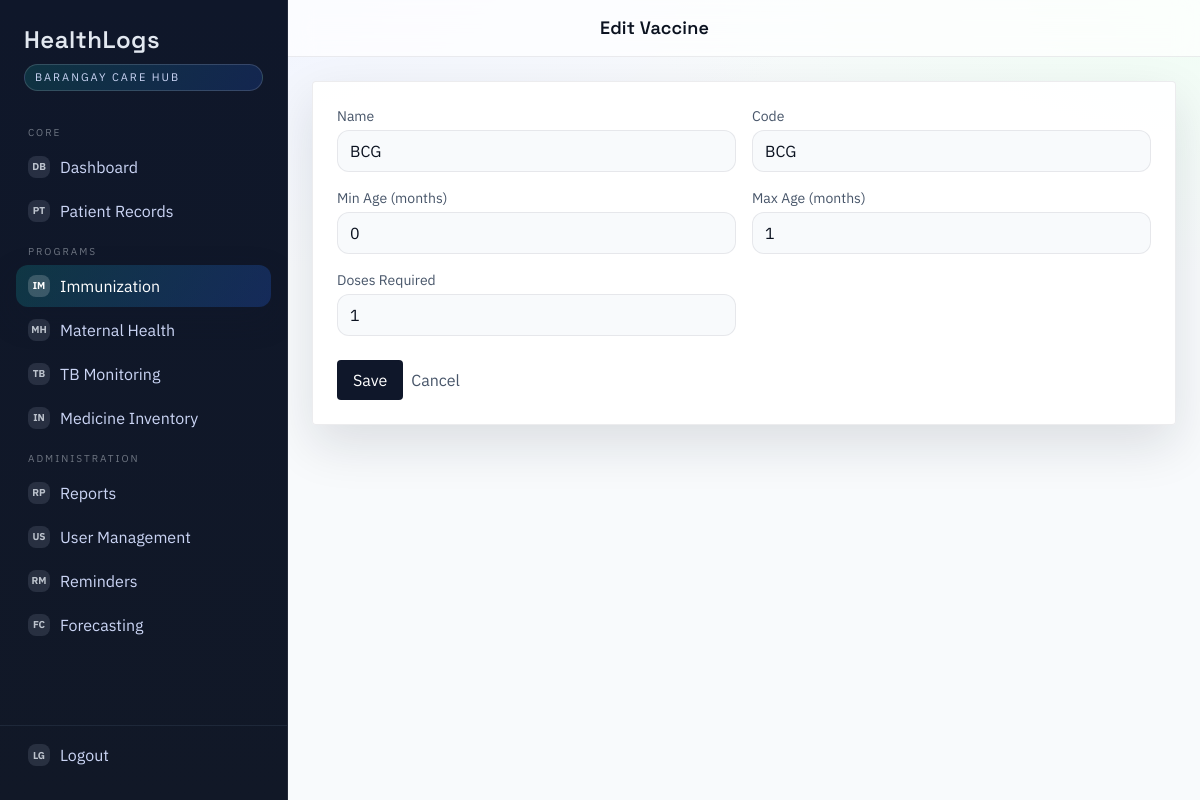
Page /public/immunization/vaccines/form.php?id=1 (signed in) on the committed database.
### tables this page shows
CREATE TABLE vaccines (
  id INT UNSIGNED AUTO_INCREMENT PRIMARY KEY,
  name VARCHAR(120) NOT NULL,
  code VARCHAR(40) NOT NULL UNIQUE,
  recommended_min_age_months INT UNSIGNED NULL,
  recommended_max_age_months INT UNSIGNED NULL,
  doses_required INT UNSIGNED NULL,
  created_at DATETIME NOT NULL DEFAULT CURRENT_TIMESTAMP
);

### app/Core/FlashHelper.php (called while the page is built, shortened)
<?php
if (!function_exists('old')) {
    function old(string $key, $default = '') {
        $value = $_SESSION['old_input'][$key] ?? $default;
        return $value;
    }
}

### public/partials/bootstrap.php (called while the page is built, shortened)
<?php
require_once __DIR__ . '/../../app/Core/FlashHelper.php';
if (!function_exists('h')) {
    function h($value): string {
        return htmlspecialchars((string)$value, ENT_QUOTES, 'UTF-8');
    }
}

### public/immunization/vaccines/form.php (the view, shortened to what this page needs)
<?php
require __DIR__ . '/../../partials/bootstrap.php';
$id = isset($_GET['id']) ? (int)$_GET['id'] : 0;
$rec = null;
if ($id) {
    $stmt = $pdo->prepare("SELECT * FROM vaccines WHERE id = ?");
    $stmt->execute([$id]);
    $rec = $stmt->fetch();
}
require __DIR__ . '/../../partials/header.php';
?>
<div class="bg-white p-6 rounded shadow">
  <form method="post" action="/HealthLogs/public/immunization/vaccines/save.php" class="grid grid-cols-1 md:grid-cols-2 gap-4">
    <div>
      <label class="block text-sm text-slate-600">Name</label>
      <input name="name" required class="mt-1 w-full border rounded px-3 py-2" value="<?= h(old('name', $rec['name'] ?? '')) ?>" />
    </div>
    <div>
      <label class="block text-sm text-slate-600">Code</label>
      <input name="code" required class="mt-1 w-full border rounded px-3 py-2" value="<?= h(old('code', $rec['code'] ?? '')) ?>" />
    </div>
    <div>
      <label class="block text-sm text-slate-600">Min Age (months)</label>
      <input name="recommended_min_age_months" type="number" class="mt-1 w-full border rounded px-3 py-2" value="<?= h(old('recommended_min_age_months', $rec['recommended_min_age_months'] ?? '')) ?>" />
    </div>
    <div>
      <label class="block text-sm text-slate-600">Max Age (months)</label>
      <input name="recommended_max_age_months" type="number" class="mt-1 w-full border rounded px-3 py-2" value="<?= h(old('recommended_max_age_months', $rec['recommended_max_age_months'] ?? '')) ?>" />
    </div>
    <div>
      <label class="block text-sm text-slate-600">Doses Required</label>
      <input name="doses_required" type="number" class="mt-1 w-full border rounded px-3 py-2" value="<?= h(old('doses_required', $rec['doses_required'] ?? '')) ?>" />
    </div>
    <div class="md:col-span-2 flex items-center gap-2 mt-2">
      <button class="bg-slate-900 text-white px-4 py-2 rounded" type="submit">Save</button>
      <a class="text-slate-600" href="/HealthLogs/public/immunization/vaccines/index.php">Cancel</a>
    </div>
  </form>
</div>
<?php require __DIR__ . '/../../partials/footer.php'; ?>

### public/partials/header.php (style rules this page uses)
:root { --bg-1: #eef2ff; --bg-2: #f0fdf4; --ink: #0b1220; --muted: #5b6b82; --accent: #0ea5a4; --accent-2: #2563eb; --card: rgba(255, 255, 255, 0.92); --line: rgba(15, 23, 42, 0.08); --shadow: 0 20px 50px rgba(15, 23, 42, 0.12); }
html, body { height: 100%; padding: 0; margin: 0; }
body.app-body { font-family: 'IBM Plex Sans', ui-sans-serif, system-ui, sans-serif; color: var(--ink); background: radial-gradient(1200px 600px at 10% -10%, var(--bg-1), transparent 60%), radial-gradient(1000px 500px at 100% 0%, var(--bg-2), transparent 55%), #f8fafc; margin: 0; }
.app-content .bg-white { background: var(--card); border: 1px solid var(--line); box-shadow: var(--shadow); }
.app-content input, .app-content select, .app-content textarea { background: rgba(248, 250, 252, 0.9); border: 1px solid var(--line); border-radius: 12px; }

### rows in the picture
vaccines: name "BCG", code "BCG", recommended_min_age_months "0", recommended_max_age_months "1", doses_required "1"

### other values in the picture
$pageTitle "Edit Vaccine"
